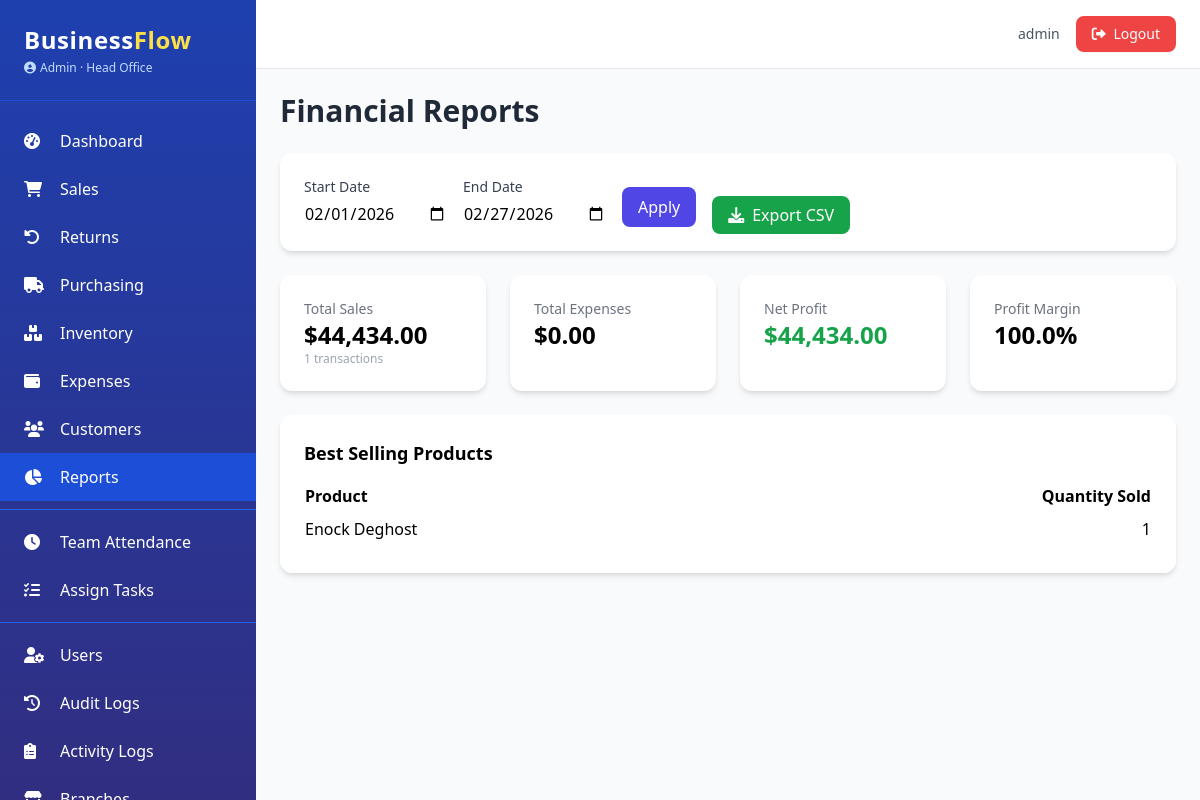
/reports/ (signed in), run on an earlier commit of the app's database.
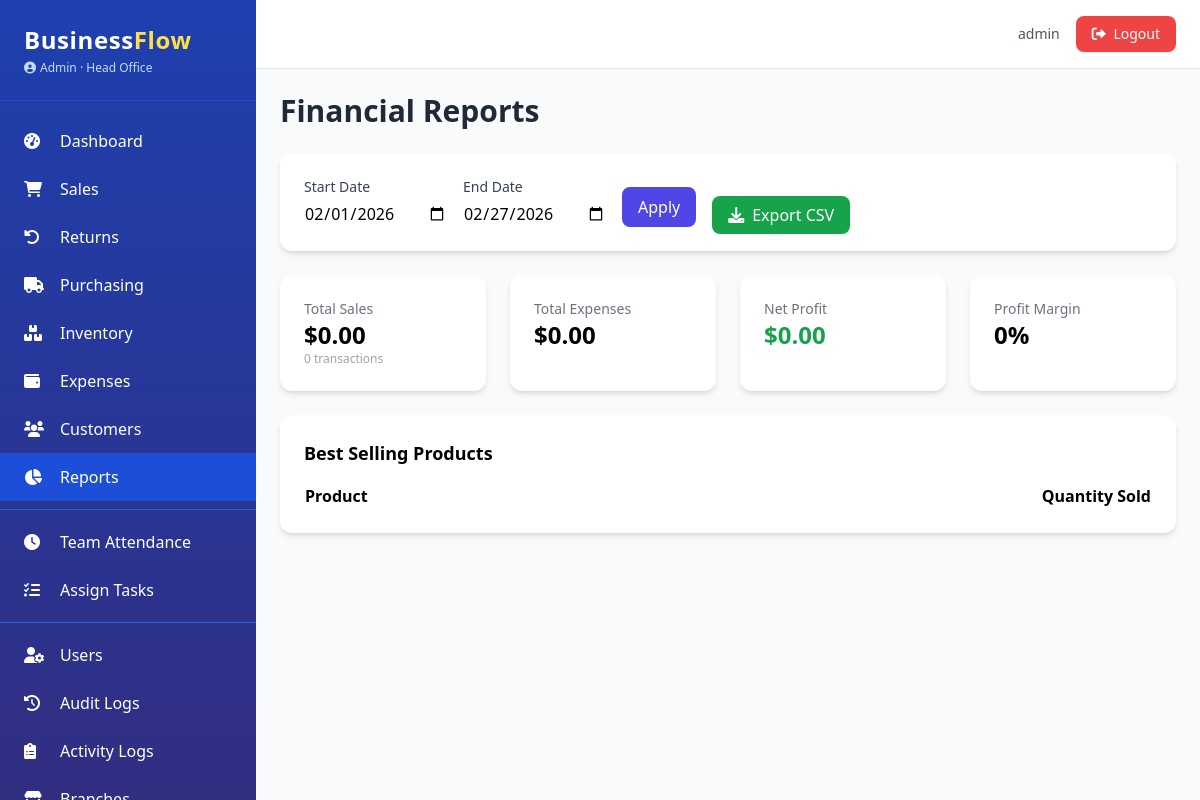
And on a later commit of the database.
### app.py (models this page shows, shortened)
class AuditMixin:
    @declared_attr
    def created_at(cls):
        return db.Column(db.DateTime, default=datetime.utcnow)

class SoftDeleteMixin:
    @classmethod
    def query_active(cls):
        return cls.query.filter(cls.deleted_at.is_(None))

class Product(db.Model, AuditMixin, SoftDeleteMixin):
    __tablename__ = 'products'
    id = db.Column(db.Integer, primary_key=True)
    name = db.Column(db.String(100), nullable=False)
    description = db.Column(db.Text)
    sku = db.Column(db.String(50), unique=True, nullable=False)
    barcode = db.Column(db.String(50), unique=True, nullable=True)
    price = db.Column(db.Float, nullable=False)
    cost = db.Column(db.Float)
    current_stock = db.Column(db.Integer, default=0)
    reorder_level = db.Column(db.Integer, default=5)
    category = db.Column(db.String(50))
    brand = db.Column(db.String(50))
    weight = db.Column(db.Float)
    is_service = db.Column(db.Boolean, default=False)
    branch_id = db.Column(db.Integer, db.ForeignKey('branches.id'), nullable=True)
    branch = db.relationship('Branch')
    track_batches = db.Column(db.Boolean, default=False)
    batches = db.relationship('StockBatch', backref='product', lazy='dynamic')
    __table_args__ = (
        Index('ix_product_sku', sku),
        Index('ix_product_barcode', barcode),
    )

### app.py (the view)
@reports_bp.route('/')
@login_required
@manager_required
def index():
    start_date = request.args.get('start_date', (date.today().replace(day=1)).isoformat())
    end_date = request.args.get('end_date', date.today().isoformat())
    start = datetime.strptime(start_date, '%Y-%m-%d').date()
    end = datetime.strptime(end_date, '%Y-%m-%d').date()
    sales_query = branch_filter(Sale.query, Sale).filter(func.date(Sale.created_at).between(start, end))
    total_sales = sales_query.with_entities(func.sum(Sale.total_amount)).scalar() or 0
    sales_count = sales_query.count()
    expenses_query = branch_filter(Expense.query, Expense).filter(Expense.date.between(start, end))
    total_expenses = expenses_query.with_entities(func.sum(Expense.amount)).scalar() or 0
    profit = total_sales - total_expenses
    best_sellers = db.session.query(
        Product.name,
        func.sum(SaleItem.quantity).label('qty')
    ).join(SaleItem).join(Sale).filter(
        Sale.branch_id == (current_user.branch_id if not current_user.is_admin else Sale.branch_id),
        func.date(Sale.created_at).between(start, end)
    ).group_by(Product.id).order_by(func.sum(SaleItem.quantity).desc()).limit(10).all()
    return render_template('reports/index.html',
                           start=start, end=end,
                           total_sales=total_sales,
                           sales_count=sales_count,
                           total_expenses=total_expenses,
                           profit=profit,
                           best_sellers=best_sellers)

### app.py (called while the page is built)
@login_manager.user_loader
def load_user(user_id):
    return User.query_active().filter_by(id=int(user_id)).first()

def manager_required(f):
    @wraps(f)
    def decorated(*args, **kwargs):
        if not current_user.is_authenticated or not current_user.is_manager:
            abort(403)
        return f(*args, **kwargs)
    return decorated

def branch_filter(query, model):
    if current_user.is_admin:
        return query
    if current_user.branch_id:
        return query.filter(model.branch_id == current_user.branch_id)
    return query.filter(False)

@app.context_processor
def inject_now():
    return {'now': datetime.utcnow(), 'current_year': datetime.utcnow().year}

@app.template_filter('currency')
def currency_format(value):
    if value is None:
        return "$0.00"
    return f"${value:,.2f}"

    @property
    def is_admin(self):
        return self.role == 'Admin'

    @property
    def is_manager(self):
        return self.role in ['Admin', 'Manager']

    def has_permission(self, perm):
        if self.is_admin:
            return True
        return perm in (self.permissions or [])

### templates/reports/index.html (shortened to what this page needs)
{% extends "base.html" %}
{% block content %}
<h1 class="text-3xl font-bold text-gray-800 mb-6">Financial Reports</h1>
<div class="bg-white rounded-xl shadow-md p-6 mb-6">
    <form method="GET" class="flex flex-wrap gap-4 items-end">
        <div>
            <label class="block text-sm font-medium text-gray-700">Start Date</label>
            <input type="date" name="start_date" value="{{ start }}" class="mt-1 border-gray-300 rounded-md">
        </div>
        <div>
            <label class="block text-sm font-medium text-gray-700">End Date</label>
            <input type="date" name="end_date" value="{{ end }}" class="mt-1 border-gray-300 rounded-md">
        </div>
        <div>
            <button type="submit" class="bg-indigo-600 hover:bg-indigo-700 text-white px-4 py-2 rounded-lg">Apply</button>
        </div>
        <div>
            <a href="{{ url_for('reports.export_csv', report_type='sales') }}?start_date={{ start }}&end_date={{ end }}" class="bg-green-600 hover:bg-green-700 text-white px-4 py-2 rounded-lg">
                <i class="fas fa-download mr-2"></i>Export CSV
            </a>
        </div>
    </form>
</div>
<div class="grid grid-cols-1 md:grid-cols-4 gap-6 mb-6">
    <div class="bg-white p-6 rounded-xl shadow-md">
        <p class="text-sm text-gray-500">Total Sales</p>
        <p class="text-2xl font-bold">{{ total_sales|currency }}</p>
        <p class="text-xs text-gray-400">{{ sales_count }} transactions</p>
    </div>
    <div class="bg-white p-6 rounded-xl shadow-md">
        <p class="text-sm text-gray-500">Total Expenses</p>
        <p class="text-2xl font-bold">{{ total_expenses|currency }}</p>
    </div>
    <div class="bg-white p-6 rounded-xl shadow-md">
        <p class="text-sm text-gray-500">Net Profit</p>
        <p class="text-2xl font-bold {% if profit >= 0 %}text-green-600{% else %}text-red-600{% endif %}">{{ profit|currency }}</p>
    </div>
    <div class="bg-white p-6 rounded-xl shadow-md">
        <p class="text-sm text-gray-500">Profit Margin</p>
        <p class="text-2xl font-bold">{% if total_sales > 0 %}{{ (profit/total_sales*100)|round(1) }}%{% else %}0%{% endif %}</p>
    </div>
</div>
<div class="bg-white rounded-xl shadow-md p-6">
    <h3 class="text-lg font-bold mb-4">Best Selling Products</h3>
    <table class="min-w-full">
        <thead>
            <tr>
                <th class="text-left">Product</th>
                <th class="text-right">Quantity Sold</th>
            </tr>
        </thead>
        <tbody>
            {% for product in best_sellers %}
            <tr>
                <td class="py-2">{{ product.name }}</td>
                <td class="py-2 text-right">{{ product.qty }}</td>
            </tr>
            {% endfor %}
        </tbody>
    </table>
</div>
{% endblock %}

What changed in the data, as far as the page shows it:
removed Product: name "Enock Deghost", qty "1"
Also different on the page:
{{ total_sales|currency }}: "$44,434.00" → "$0.00"
{{ sales_count }}: "1" → "0"
{{ profit|currency }}: "$44,434.00" → "$0.00"
{{ (profit/total_sales*100)|round(1) }}: "100.0" → (not shown)
text now shown: "0%"
